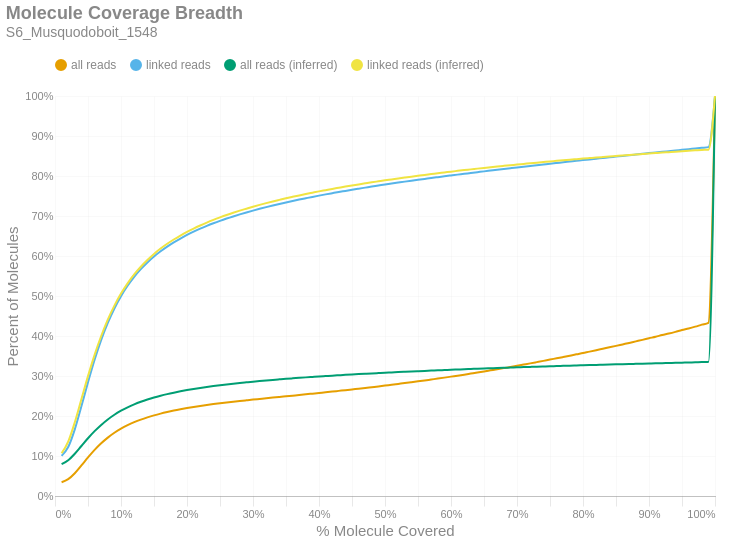

This figure's notebook cell:
### Markdown cell above
### Molecule Read Coverage
This chart shows molecule coverage breadth as computed by the number of bases aligned to that molecule. In other words, "*how much of each unique long molecule is actually sequenced/aligned?*" Keep in mind there is a distinction between sequences and alignments, since some sequences belonging to a particular molecule may not align well and wouldn't appear in the alignment data. This chart also shows molecule coverage breadth as computed by the *inferred fragment* from which the aligned sequences originate. Unlike read coverage, this calculation takes into account the total insert size, including unsequenced gaps between the forward and reverse reads. Like the previous figures, these are cumulative percents.

### Code cell
if SKIPLR:
    print_html(f"Skipped")
else:
    binned_df = consolidated_hist(valids['coverage_bp'], mask, 0.01, True)
    binned_df_inf = consolidated_hist(valids['coverage_inserts'], mask, 0.01, True)
    binned_df = binned_df.with_columns(pl.lit(binned_df_inf['all reads (cumsum)']).alias('all reads (inferred)'))
    binned_df = binned_df.with_columns(pl.lit(binned_df_inf['linked reads (cumsum)']).alias('linked reads (inferred)'))
    binned_df = binned_df.with_columns(
        (pl.col('bin').cast(pl.Float64) + 0.01).alias('right_edge')
    )

    with SafeRender(binned_df):
        (
            density_plot(binned_df, 'Molecule Coverage Breadth', samplename, 'molcov', ['all reads (inferred)','linked reads (inferred)'])
            .encode(
                #x=alt.X('bin:Q', title="% Molecule Covered").axis(format = '%').scale(padding=0),
                x=alt.X('right_edge:Q', title="% Molecule Covered").axis(format='%').scale(padding=0),
                y=alt.Y('value:Q', title='Percent of Molecules')
                    .axis(format='%')
                    .stack(False)
                    .scale(domainMin=0, padding=0),
                color=alt.Color("key:N").scale(domain = ["all reads", "linked reads", "all reads (inferred)", "linked reads (inferred)"]),
                tooltip = [
                    alt.Tooltip("key:N", title = "Data Type"),
                    alt.Tooltip("range_label:N", title="% Molecule Covered"),
                    alt.Tooltip("value:Q", format = ".2%", title="% Molecules")
                ]
            )
        ).display()

### Figure 1 — Vega-Lite specification as saved in the notebook (floating-point values rounded to 4 significant figures)
{"width": "container", "height": 400, "config": {"title": {"anchor": "start", "dy": -15, "fontSize": 18, "color": "#888888", "subtitleColor": "#888888", "subtitleFontSize": 14}, "arc": {"fill": "#0072B2"}, "axis": {"domainColor": "#888888", "domainWidth": 0.5, "gridWidth": 0.2, "grid": false, "titleFontWeight": 400, "titleFontSize": 15, "labelFontSize": 11, "labelColor": "#888888", "tickColor": "#888888", "tickWidth": 0.2, "titleColor": "#888888"}, "axisBand": {"grid": false}, "axisX": {"grid": true, "tickSize": 10, "domainCap": "round"}, "axisY": {"domain": false, "grid": true, "tickSize": 0, "domainCap": "round"}, "background": "transparent", "header": {"labelFontSize": 15, "labelColor": "#888888", "titleFontSize": 15, "titleFontWeight": 600, "titleColor": "#888888"}, "legend": {"labelFont": "sans-serif", "labelFontSize": 12, "labelColor": "#888888", "symbolSize": 100, "symbolType": "circle", "titleFontSize": 12, "titlePadding": 10, "titleColor": "#888888", "title": null, "orient": "top"}, "range": {"category": ["#E69F00", "#56B4E9", "#009E73", "#F0E442", "#0072B2", "#D55E00", "#CC79A7", "#000000"], "diverging": ["#cfe8f3", "#a2d4ec", "#73bfe2", "#46abdb", "#1696d2", "#12719e"]}, "area": {"fill": "#0072B2", "fillOpacity": 0.7, "line": true, "strokeOpacity": 0.7}, "line": {"color": "#0072B2", "stroke": "#0072B2", "strokeWidth": 2}, "trail": {"color": "#0072B2", "stroke": "#0072B2", "strokeWidth": 0, "size": 1}, "point": {"filled": true, "fillOpacity": 1.0, "size": 95}, "text": {"color": "#888888", "fontSize": 11, "align": "right", "fontWeight": 400, "size": 11}, "bar": {"fill": "#0072B2", "stroke": null}, "view": {"stroke": null, "continuousWidth": 660, "continuousHeight": 400}}, "data": {"name": "data-152c0ed466dd82287a2aec3942fa8c85"}, "mark": {"type": "line", "interpolate": "monotone", "point": {"opacity": 0, "size": 275}}, "encoding": {"color": {"field": "key", "scale": {"domain": ["all reads", "linked reads", "all reads (inferred)", "linked reads (inferred)"]}, "type": "nominal"}, "tooltip": [{"field": "key", "title": "Data Type", "type": "nominal"}, {"field": "range_label", "title": "% Molecule Covered", "type": "nominal"}, {"field": "value", "format": ".2%", "title": "% Molecules", "type": "quantitative"}], "x": {"axis": {"format": "%"}, "field": "right_edge", "scale": {"padding": 0}, "title": "% Molecule Covered", "type": "quantitative"}, "y": {"axis": {"format": "%"}, "field": "value", "scale": {"domainMin": 0, "padding": 0}, "stack": false, "title": "Percent of Molecules", "type": "quantitative"}}, "params": [{"name": "param_c36ac31b6afebe62", "select": {"type": "point", "fields": ["key"]}, "bind": "legend"}], "title": {"text": "Molecule Coverage Breadth", "subtitle": "S6_Musquodoboit_1548"}, "transform": [{"fold": ["all reads (cumsum)", "linked reads (cumsum)", "all reads (inferred)", "linked reads (inferred)"]}, {"calculate": "replace(datum.key, ' (cumsum)', '')", "as": "key"}, {"filter": {"param": "param_c36ac31b6afebe62"}}], "usermeta": {"embedOptions": {"downloadFileName": "S6_Musquodoboit_1548.molcov"}}, "$schema": "https://vega.github.io/schema/vega-lite/v6.1.0.json", "datasets": {"data-152c0ed466dd82287a2aec3942fa8c85": [{"bin": "0.0", "interval": "0.0-0.01", "all reads": 0.03453, "linked reads": 0.1004, "all reads (cumsum)": 0.03453, "linked reads (cumsum)": 0.1004, "range_label": "0.0-0.01", "all reads (inferred)": 0.07951, "linked reads (inferred)": 0.1067, "right_edge": 0.01}, {"bin": "0.01", "interval": "0.01-0.02", "all reads": 0.007597, "linked reads": 0.02214, "all reads (cumsum)": 0.04212, "linked reads (cumsum)": 0.1225, "range_label": "0.01-0.02", "all reads (inferred)": 0.08946, "linked reads (inferred)": 0.1358, "right_edge": 0.02}, {"bin": "0.02", "interval": "0.02-0.03", "all reads": 0.01489, "linked reads": 0.04413, "all reads (cumsum)": 0.05701, "linked reads (cumsum)": 0.1666, "range_label": "0.02-0.03", "all reads (inferred)": 0.1058, "linked reads (inferred)": 0.1842, "right_edge": 0.03}, {"bin": "0.03", "interval": "0.03-0.04", "all reads": 0.01934, "linked reads": 0.05764, "all reads (cumsum)": 0.07635, "linked reads (cumsum)": 0.2243, "range_label": "0.03-0.04", "all reads (inferred)": 0.125, "linked reads (inferred)": 0.2419, "right_edge": 0.04}, {"bin": "0.04", "interval": "0.04-0.05", "all reads": 0.02005, "linked reads": 0.05995, "all reads (cumsum)": 0.0964, "linked reads (cumsum)": 0.2842, "range_label": "0.04-0.05", "all reads (inferred)": 0.1443, "linked reads (inferred)": 0.2997, "right_edge": 0.05}, {"bin": "0.05", "interval": "0.05-0.06", "all reads": 0.01882, "linked reads": 0.05628, "all reads (cumsum)": 0.1152, "linked reads (cumsum)": 0.3405, "range_label": "0.05-0.06", "all reads (inferred)": 0.1621, "linked reads (inferred)": 0.3529, "right_edge": 0.06}, {"bin": "0.06", "interval": "0.06-0.07", "all reads": 0.01661, "linked reads": 0.0497, "all reads (cumsum)": 0.1318, "linked reads (cumsum)": 0.3902, "range_label": "0.06-0.07", "all reads (inferred)": 0.1778, "linked reads (inferred)": 0.3999, "right_edge": 0.07}, {"bin": "0.07", "interval": "0.07-0.08", "all reads": 0.01419, "linked reads": 0.04247, "all reads (cumsum)": 0.146, "linked reads (cumsum)": 0.4327, "range_label": "0.07-0.08", "all reads (inferred)": 0.1914, "linked reads (inferred)": 0.4409, "right_edge": 0.08}, {"bin": "0.08", "interval": "0.08-0.09", "all reads": 0.0121, "linked reads": 0.0362, "all reads (cumsum)": 0.1581, "linked reads (cumsum)": 0.4689, "range_label": "0.08-0.09", "all reads (inferred)": 0.2032, "linked reads (inferred)": 0.4761, "right_edge": 0.09}, {"bin": "0.09", "interval": "0.09-0.1", "all reads": 0.01029, "linked reads": 0.03076, "all reads (cumsum)": 0.1684, "linked reads (cumsum)": 0.4996, "range_label": "0.09-0.1", "all reads (inferred)": 0.2132, "linked reads (inferred)": 0.5061, "right_edge": 0.1}, {"bin": "0.1", "interval": "0.1-0.11", "all reads": 0.008674, "linked reads": 0.02592, "all reads (cumsum)": 0.1771, "linked reads (cumsum)": 0.5255, "range_label": "0.1-0.11", "all reads (inferred)": 0.2217, "linked reads (inferred)": 0.5316, "right_edge": 0.11}, {"bin": "0.11", "interval": "0.11-0.12", "all reads": 0.007444, "linked reads": 0.02225, "all reads (cumsum)": 0.1845, "linked reads (cumsum)": 0.5478, "range_label": "0.11-0.12", "all reads (inferred)": 0.2291, "linked reads (inferred)": 0.5538, "right_edge": 0.12}, {"bin": "0.12", "interval": "0.12-0.13", "all reads": 0.006448, "linked reads": 0.01922, "all reads (cumsum)": 0.191, "linked reads (cumsum)": 0.567, "range_label": "0.12-0.13", "all reads (inferred)": 0.2355, "linked reads (inferred)": 0.573, "right_edge": 0.13}, {"bin": "0.13", "interval": "0.13-0.14", "all reads": 0.005636, "linked reads": 0.01681, "all reads (cumsum)": 0.1966, "linked reads (cumsum)": 0.5838, "range_label": "0.13-0.14", "all reads (inferred)": 0.2412, "linked reads (inferred)": 0.59, "right_edge": 0.14}, {"bin": "0.14", "interval": "0.14-0.15", "all reads": 0.004986, "linked reads": 0.01484, "all reads (cumsum)": 0.2016, "linked reads (cumsum)": 0.5987, "range_label": "0.14-0.15", "all reads (inferred)": 0.2463, "linked reads (inferred)": 0.6052, "right_edge": 0.15}, {"bin": "0.15", "interval": "0.15-0.16", "all reads": 0.004404, "linked reads": 0.01308, "all reads (cumsum)": 0.206, "linked reads (cumsum)": 0.6117, "range_label": "0.15-0.16", "all reads (inferred)": 0.2507, "linked reads (inferred)": 0.6186, "right_edge": 0.16}, {"bin": "0.16", "interval": "0.16-0.17", "all reads": 0.003914, "linked reads": 0.01162, "all reads (cumsum)": 0.2099, "linked reads (cumsum)": 0.6234, "range_label": "0.16-0.17", "all reads (inferred)": 0.2547, "linked reads (inferred)": 0.6305, "right_edge": 0.17}, {"bin": "0.17", "interval": "0.17-0.18", "all reads": 0.003585, "linked reads": 0.01063, "all reads (cumsum)": 0.2135, "linked reads (cumsum)": 0.634, "range_label": "0.17-0.18", "all reads (inferred)": 0.2583, "linked reads (inferred)": 0.6412, "right_edge": 0.18}, {"bin": "0.18", "interval": "0.18-0.19", "all reads": 0.003263, "linked reads": 0.009664, "all reads (cumsum)": 0.2168, "linked reads (cumsum)": 0.6437, "range_label": "0.18-0.19", "all reads (inferred)": 0.2617, "linked reads (inferred)": 0.6512, "right_edge": 0.19}, {"bin": "0.19", "interval": "0.19-0.2", "all reads": 0.003037, "linked reads": 0.008949, "all reads (cumsum)": 0.2198, "linked reads (cumsum)": 0.6526, "range_label": "0.19-0.2", "all reads (inferred)": 0.2647, "linked reads (inferred)": 0.6604, "right_edge": 0.2}, {"bin": "0.2", "interval": "0.2-0.21", "all reads": 0.002746, "linked reads": 0.008092, "all reads (cumsum)": 0.2225, "linked reads (cumsum)": 0.6607, "range_label": "0.2-0.21", "all reads (inferred)": 0.2675, "linked reads (inferred)": 0.6686, "right_edge": 0.21}, {"bin": "0.21", "interval": "0.21-0.22", "all reads": 0.002563, "linked reads": 0.007522, "all reads (cumsum)": 0.2251, "linked reads (cumsum)": 0.6682, "range_label": "0.21-0.22", "all reads (inferred)": 0.2701, "linked reads (inferred)": 0.6763, "right_edge": 0.22}, {"bin": "0.22", "interval": "0.22-0.23", "all reads": 0.002383, "linked reads": 0.006991, "all reads (cumsum)": 0.2275, "linked reads (cumsum)": 0.6752, "range_label": "0.22-0.23", "all reads (inferred)": 0.2725, "linked reads (inferred)": 0.6834, "right_edge": 0.23}, {"bin": "0.23", "interval": "0.23-0.24", "all reads": 0.002238, "linked reads": 0.00652, "all reads (cumsum)": 0.2297, "linked reads (cumsum)": 0.6817, "range_label": "0.23-0.24", "all reads (inferred)": 0.2747, "linked reads (inferred)": 0.6902, "right_edge": 0.24}, {"bin": "0.24", "interval": "0.24-0.25", "all reads": 0.002106, "linked reads": 0.006119, "all reads (cumsum)": 0.2318, "linked reads (cumsum)": 0.6879, "range_label": "0.24-0.25", "all reads (inferred)": 0.2768, "linked reads (inferred)": 0.6964, "right_edge": 0.25}, {"bin": "0.25", "interval": "0.25-0.26", "all reads": 0.001996, "linked reads": 0.00573, "all reads (cumsum)": 0.2338, "linked reads (cumsum)": 0.6936, "range_label": "0.25-0.26", "all reads (inferred)": 0.2789, "linked reads (inferred)": 0.7024, "right_edge": 0.26}, {"bin": "0.26", "interval": "0.26-0.27", "all reads": 0.001875, "linked reads": 0.005355, "all reads (cumsum)": 0.2357, "linked reads (cumsum)": 0.6989, "range_label": "0.26-0.27", "all reads (inferred)": 0.2807, "linked reads (inferred)": 0.708, "right_edge": 0.27}, {"bin": "0.27", "interval": "0.27-0.28", "all reads": 0.001801, "linked reads": 0.005068, "all reads (cumsum)": 0.2375, "linked reads (cumsum)": 0.704, "range_label": "0.27-0.28", "all reads (inferred)": 0.2825, "linked reads (inferred)": 0.7133, "right_edge": 0.28}, {"bin": "0.28", "interval": "0.28-0.29", "all reads": 0.001753, "linked reads": 0.004857, "all reads (cumsum)": 0.2393, "linked reads (cumsum)": 0.7089, "range_label": "0.28-0.29", "all reads (inferred)": 0.2842, "linked reads (inferred)": 0.7183, "right_edge": 0.29}, {"bin": "0.29", "interval": "0.29-0.3", "all reads": 0.001737, "linked reads": 0.004661, "all reads (cumsum)": 0.241, "linked reads (cumsum)": 0.7135, "range_label": "0.29-0.3", "all reads (inferred)": 0.2858, "linked reads (inferred)": 0.7232, "right_edge": 0.3}, {"bin": "0.3", "interval": "0.3-0.31", "all reads": 0.001679, "linked reads": 0.004396, "all reads (cumsum)": 0.2427, "linked reads (cumsum)": 0.7179, "range_label": "0.3-0.31", "all reads (inferred)": 0.2874, "linked reads (inferred)": 0.7278, "right_edge": 0.31}, {"bin": "0.31", "interval": "0.31-0.32", "all reads": 0.001684, "linked reads": 0.004257, "all reads (cumsum)": 0.2444, "linked reads (cumsum)": 0.7222, "range_label": "0.31-0.32", "all reads (inferred)": 0.2889, "linked reads (inferred)": 0.7321, "right_edge": 0.32}, {"bin": "0.32", "interval": "0.32-0.33", "all reads": 0.001657, "linked reads": 0.00408, "all reads (cumsum)": 0.246, "linked reads (cumsum)": 0.7263, "range_label": "0.32-0.33", "all reads (inferred)": 0.2903, "linked reads (inferred)": 0.7364, "right_edge": 0.33}, {"bin": "0.33", "interval": "0.33-0.34", "all reads": 0.001639, "linked reads": 0.003909, "all reads (cumsum)": 0.2476, "linked reads (cumsum)": 0.7302, "range_label": "0.33-0.34", "all reads (inferred)": 0.2916, "linked reads (inferred)": 0.7403, "right_edge": 0.34}, {"bin": "0.34", "interval": "0.34-0.35", "all reads": 0.001632, "linked reads": 0.003743, "all reads (cumsum)": 0.2493, "linked reads (cumsum)": 0.7339, "range_label": "0.34-0.35", "all reads (inferred)": 0.2929, "linked reads (inferred)": 0.7442, "right_edge": 0.35}, {"bin": "0.35", "interval": "0.35-0.36", "all reads": 0.001635, "linked reads": 0.003617, "all reads (cumsum)": 0.2509, "linked reads (cumsum)": 0.7375, "range_label": "0.35-0.36", "all reads (inferred)": 0.2942, "linked reads (inferred)": 0.7479, "right_edge": 0.36}, {"bin": "0.36", "interval": "0.36-0.37", "all reads": 0.00163, "linked reads": 0.00347, "all reads (cumsum)": 0.2525, "linked reads (cumsum)": 0.741, "range_label": "0.36-0.37", "all reads (inferred)": 0.2954, "linked reads (inferred)": 0.7515, "right_edge": 0.37}, {"bin": "0.37", "interval": "0.37-0.38", "all reads": 0.001663, "linked reads": 0.003391, "all reads (cumsum)": 0.2542, "linked reads (cumsum)": 0.7444, "range_label": "0.37-0.38", "all reads (inferred)": 0.2966, "linked reads (inferred)": 0.755, "right_edge": 0.38}, {"bin": "0.38", "interval": "0.38-0.39", "all reads": 0.001707, "linked reads": 0.003366, "all reads (cumsum)": 0.2559, "linked reads (cumsum)": 0.7478, "range_label": "0.38-0.39", "all reads (inferred)": 0.2977, "linked reads (inferred)": 0.7583, "right_edge": 0.39}, {"bin": "0.39", "interval": "0.39-0.4", "all reads": 0.001709, "linked reads": 0.003205, "all reads (cumsum)": 0.2576, "linked reads (cumsum)": 0.751, "range_label": "0.39-0.4", "all reads (inferred)": 0.2988, "linked reads (inferred)": 0.7615, "right_edge": 0.4}, {"bin": "0.4", "interval": "0.4-0.41", "all reads": 0.001696, "linked reads": 0.003061, "all reads (cumsum)": 0.2593, "linked reads (cumsum)": 0.754, "range_label": "0.4-0.41", "all reads (inferred)": 0.2998, "linked reads (inferred)": 0.7646, "right_edge": 0.41}, {"bin": "0.41", "interval": "0.41-0.42", "all reads": 0.001727, "linked reads": 0.002984, "all reads (cumsum)": 0.261, "linked reads (cumsum)": 0.757, "range_label": "0.41-0.42", "all reads (inferred)": 0.3009, "linked reads (inferred)": 0.7677, "right_edge": 0.42}, {"bin": "0.42", "interval": "0.42-0.43", "all reads": 0.00178, "linked reads": 0.002961, "all reads (cumsum)": 0.2628, "linked reads (cumsum)": 0.76, "range_label": "0.42-0.43", "all reads (inferred)": 0.3019, "linked reads (inferred)": 0.7706, "right_edge": 0.43}, {"bin": "0.43", "interval": "0.43-0.44", "all reads": 0.001775, "linked reads": 0.00279, "all reads (cumsum)": 0.2646, "linked reads (cumsum)": 0.7628, "range_label": "0.43-0.44", "all reads (inferred)": 0.3029, "linked reads (inferred)": 0.7735, "right_edge": 0.44}, {"bin": "0.44", "interval": "0.44-0.45", "all reads": 0.001841, "linked reads": 0.002826, "all reads (cumsum)": 0.2664, "linked reads (cumsum)": 0.7656, "range_label": "0.44-0.45", "all reads (inferred)": 0.3038, "linked reads (inferred)": 0.7763, "right_edge": 0.45}, {"bin": "0.45", "interval": "0.45-0.46", "all reads": 0.001846, "linked reads": 0.002691, "all reads (cumsum)": 0.2683, "linked reads (cumsum)": 0.7683, "range_label": "0.45-0.46", "all reads (inferred)": 0.3047, "linked reads (inferred)": 0.779, "right_edge": 0.46}, {"bin": "0.46", "interval": "0.46-0.47", "all reads": 0.001841, "linked reads": 0.002636, "all reads (cumsum)": 0.2701, "linked reads (cumsum)": 0.7709, "range_label": "0.46-0.47", "all reads (inferred)": 0.3056, "linked reads (inferred)": 0.7816, "right_edge": 0.47}, {"bin": "0.47", "interval": "0.47-0.48", "all reads": 0.001947, "linked reads": 0.002672, "all reads (cumsum)": 0.2721, "linked reads (cumsum)": 0.7736, "range_label": "0.47-0.48", "all reads (inferred)": 0.3065, "linked reads (inferred)": 0.7842, "right_edge": 0.48}, {"bin": "0.48", "interval": "0.48-0.49", "all reads": 0.001921, "linked reads": 0.002541, "all reads (cumsum)": 0.274, "linked reads (cumsum)": 0.7761, "range_label": "0.48-0.49", "all reads (inferred)": 0.3073, "linked reads (inferred)": 0.7867, "right_edge": 0.49}, {"bin": "0.49", "interval": "0.49-0.5", "all reads": 0.002143, "linked reads": 0.002626, "all reads (cumsum)": 0.2761, "linked reads (cumsum)": 0.7788, "range_label": "0.49-0.5", "all reads (inferred)": 0.3082, "linked reads (inferred)": 0.7892, "right_edge": 0.5}, {"bin": "0.5", "interval": "0.5-0.51", "all reads": 0.001932, "linked reads": 0.002431, "all reads (cumsum)": 0.2781, "linked reads (cumsum)": 0.7812, "range_label": "0.5-0.51", "all reads (inferred)": 0.309, "linked reads (inferred)": 0.7915, "right_edge": 0.51}, {"bin": "0.51", "interval": "0.51-0.52", "all reads": 0.002102, "linked reads": 0.002385, "all reads (cumsum)": 0.2802, "linked reads (cumsum)": 0.7836, "range_label": "0.51-0.52", "all reads (inferred)": 0.3098, "linked reads (inferred)": 0.7939, "right_edge": 0.52}, {"bin": "0.52", "interval": "0.52-0.53", "all reads": 0.002089, "linked reads": 0.002377, "all reads (cumsum)": 0.2823, "linked reads (cumsum)": 0.7859, "range_label": "0.52-0.53", "all reads (inferred)": 0.3106, "linked reads (inferred)": 0.7961, "right_edge": 0.53}, {"bin": "0.53", "interval": "0.53-0.54", "all reads": 0.002166, "linked reads": 0.002323, "all reads (cumsum)": 0.2844, "linked reads (cumsum)": 0.7883, "range_label": "0.53-0.54", "all reads (inferred)": 0.3113, "linked reads (inferred)": 0.7984, "right_edge": 0.54}, {"bin": "0.54", "interval": "0.54-0.55", "all reads": 0.002205, "linked reads": 0.002269, "all reads (cumsum)": 0.2866, "linked reads (cumsum)": 0.7905, "range_label": "0.54-0.55", "all reads (inferred)": 0.3121, "linked reads (inferred)": 0.8005, "right_edge": 0.55}, {"bin": "0.55", "interval": "0.55-0.56", "all reads": 0.002253, "linked reads": 0.002198, "all reads (cumsum)": 0.2889, "linked reads (cumsum)": 0.7927, "range_label": "0.55-0.56", "all reads (inferred)": 0.3128, "linked reads (inferred)": 0.8027, "right_edge": 0.56}, {"bin": "0.56", "interval": "0.56-0.57", "all reads": 0.002339, "linked reads": 0.002205, "all reads (cumsum)": 0.2912, "linked reads (cumsum)": 0.7949, "range_label": "0.56-0.57", "all reads (inferred)": 0.3135, "linked reads (inferred)": 0.8047, "right_edge": 0.57}, {"bin": "0.57", "interval": "0.57-0.58", "all reads": 0.002313, "linked reads": 0.002169, "all reads (cumsum)": 0.2935, "linked reads (cumsum)": 0.7971, "range_label": "0.57-0.58", "all reads (inferred)": 0.3142, "linked reads (inferred)": 0.8069, "right_edge": 0.58}, {"bin": "0.58", "interval": "0.58-0.59", "all reads": 0.002394, "linked reads": 0.002162, "all reads (cumsum)": 0.2959, "linked reads (cumsum)": 0.7993, "range_label": "0.58-0.59", "all reads (inferred)": 0.3149, "linked reads (inferred)": 0.8089, "right_edge": 0.59}, {"bin": "0.59", "interval": "0.59-0.6", "all reads": 0.002485, "linked reads": 0.002098, "all reads (cumsum)": 0.2984, "linked reads (cumsum)": 0.8014, "range_label": "0.59-0.6", "all reads (inferred)": 0.3156, "linked reads (inferred)": 0.8109, "right_edge": 0.6}, {"bin": "0.6", "interval": "0.6-0.61", "all reads": 0.002409, "linked reads": 0.002078, "all reads (cumsum)": 0.3008, "linked reads (cumsum)": 0.8035, "range_label": "0.6-0.61", "all reads (inferred)": 0.3163, "linked reads (inferred)": 0.8128, "right_edge": 0.61}, {"bin": "0.61", "interval": "0.61-0.62", "all reads": 0.002542, "linked reads": 0.002005, "all reads (cumsum)": 0.3034, "linked reads (cumsum)": 0.8055, "range_label": "0.61-0.62", "all reads (inferred)": 0.3169, "linked reads (inferred)": 0.8148, "right_edge": 0.62}, {"bin": "0.62", "interval": "0.62-0.63", "all reads": 0.002638, "linked reads": 0.002078, "all reads (cumsum)": 0.306, "linked reads (cumsum)": 0.8075, "range_label": "0.62-0.63", "all reads (inferred)": 0.3176, "linked reads (inferred)": 0.8166, "right_edge": 0.63}, {"bin": "0.63", "interval": "0.63-0.64", "all reads": 0.002636, "linked reads": 0.002011, "all reads (cumsum)": 0.3086, "linked reads (cumsum)": 0.8095, "range_label": "0.63-0.64", "all reads (inferred)": 0.3182, "linked reads (inferred)": 0.8184, "right_edge": 0.64}, {"bin": "0.64", "interval": "0.64-0.65", "all reads": 0.002714, "linked reads": 0.002017, "all reads (cumsum)": 0.3114, "linked reads (cumsum)": 0.8116, "range_label": "0.64-0.65", "all reads (inferred)": 0.3188, "linked reads (inferred)": 0.8202, "right_edge": 0.65}, {"bin": "0.65", "interval": "0.65-0.66", "all reads": 0.002794, "linked reads": 0.001995, "all reads (cumsum)": 0.3142, "linked reads (cumsum)": 0.8136, "range_label": "0.65-0.66", "all reads (inferred)": 0.3194, "linked reads (inferred)": 0.822, "right_edge": 0.66}, {"bin": "0.66", "interval": "0.66-0.67", "all reads": 0.002787, "linked reads": 0.001994, "all reads (cumsum)": 0.3169, "linked reads (cumsum)": 0.8156, "range_label": "0.66-0.67", "all reads (inferred)": 0.32, "linked reads (inferred)": 0.8237, "right_edge": 0.67}, {"bin": "0.67", "interval": "0.67-0.68", "all reads": 0.002838, "linked reads": 0.001977, "all reads (cumsum)": 0.3198, "linked reads (cumsum)": 0.8175, "range_label": "0.67-0.68", "all reads (inferred)": 0.3206, "linked reads (inferred)": 0.8254, "right_edge": 0.68}, {"bin": "0.68", "interval": "0.68-0.69", "all reads": 0.002875, "linked reads": 0.001968, "all reads (cumsum)": 0.3227, "linked reads (cumsum)": 0.8195, "range_label": "0.68-0.69", "all reads (inferred)": 0.3211, "linked reads (inferred)": 0.827, "right_edge": 0.69}, {"bin": "0.69", "interval": "0.69-0.7", "all reads": 0.002981, "linked reads": 0.001952, "all reads (cumsum)": 0.3256, "linked reads (cumsum)": 0.8214, "range_label": "0.69-0.7", "all reads (inferred)": 0.3217, "linked reads (inferred)": 0.8286, "right_edge": 0.7}, {"bin": "0.7", "interval": "0.7-0.71", "all reads": 0.002963, "linked reads": 0.001892, "all reads (cumsum)": 0.3286, "linked reads (cumsum)": 0.8233, "range_label": "0.7-0.71", "all reads (inferred)": 0.3222, "linked reads (inferred)": 0.8302, "right_edge": 0.71}, {"bin": "0.71", "interval": "0.71-0.72", "all reads": 0.002964, "linked reads": 0.001838, "all reads (cumsum)": 0.3316, "linked reads (cumsum)": 0.8252, "range_label": "0.71-0.72", "all reads (inferred)": 0.3228, "linked reads (inferred)": 0.8318, "right_edge": 0.72}, {"bin": "0.72", "interval": "0.72-0.73", "all reads": 0.003099, "linked reads": 0.001839, "all reads (cumsum)": 0.3347, "linked reads (cumsum)": 0.827, "range_label": "0.72-0.73", "all reads (inferred)": 0.3233, "linked reads (inferred)": 0.8334, "right_edge": 0.73}, {"bin": "0.73", "interval": "0.73-0.74", "all reads": 0.003134, "linked reads": 0.001874, "all reads (cumsum)": 0.3378, "linked reads (cumsum)": 0.8289, "range_label": "0.73-0.74", "all reads (inferred)": 0.3239, "linked reads (inferred)": 0.8349, "right_edge": 0.74}, {"bin": "0.74", "interval": "0.74-0.75", "all reads": 0.003335, "linked reads": 0.001902, "all reads (cumsum)": 0.3411, "linked reads (cumsum)": 0.8308, "range_label": "0.74-0.75", "all reads (inferred)": 0.3244, "linked reads (inferred)": 0.8364, "right_edge": 0.75}, {"bin": "0.75", "interval": "0.75-0.76", "all reads": 0.003105, "linked reads": 0.001797, "all reads (cumsum)": 0.3442, "linked reads (cumsum)": 0.8326, "range_label": "0.75-0.76", "all reads (inferred)": 0.3249, "linked reads (inferred)": 0.8378, "right_edge": 0.76}, {"bin": "0.76", "interval": "0.76-0.77", "all reads": 0.003238, "linked reads": 0.001755, "all reads (cumsum)": 0.3475, "linked reads (cumsum)": 0.8343, "range_label": "0.76-0.77", "all reads (inferred)": 0.3254, "linked reads (inferred)": 0.8393, "right_edge": 0.77}, {"bin": "0.77", "interval": "0.77-0.78", "all reads": 0.003292, "linked reads": 0.001817, "all reads (cumsum)": 0.3508, "linked reads (cumsum)": 0.8362, "range_label": "0.77-0.78", "all reads (inferred)": 0.3259, "linked reads (inferred)": 0.8408, "right_edge": 0.78}, {"bin": "0.78", "interval": "0.78-0.79", "all reads": 0.003354, "linked reads": 0.001797, "all reads (cumsum)": 0.3541, "linked reads (cumsum)": 0.838, "range_label": "0.78-0.79", "all reads (inferred)": 0.3264, "linked reads (inferred)": 0.8421, "right_edge": 0.79}, {"bin": "0.79", "interval": "0.79-0.8", "all reads": 0.003582, "linked reads": 0.001866, "all reads (cumsum)": 0.3577, "linked reads (cumsum)": 0.8398, "range_label": "0.79-0.8", "all reads (inferred)": 0.3268, "linked reads (inferred)": 0.8435, "right_edge": 0.8}, {"bin": "0.8", "interval": "0.8-0.81", "all reads": 0.00326, "linked reads": 0.001677, "all reads (cumsum)": 0.361, "linked reads (cumsum)": 0.8415, "range_label": "0.8-0.81", "all reads (inferred)": 0.3273, "linked reads (inferred)": 0.8448, "right_edge": 0.81}, {"bin": "0.81", "interval": "0.81-0.82", "all reads": 0.003485, "linked reads": 0.001774, "all reads (cumsum)": 0.3644, "linked reads (cumsum)": 0.8433, "range_label": "0.81-0.82", "all reads (inferred)": 0.3277, "linked reads (inferred)": 0.8461, "right_edge": 0.82}, {"bin": "0.82", "interval": "0.82-0.83", "all reads": 0.003611, "linked reads": 0.001759, "all reads (cumsum)": 0.3681, "linked reads (cumsum)": 0.845, "range_label": "0.82-0.83", "all reads (inferred)": 0.3282, "linked reads (inferred)": 0.8474, "right_edge": 0.83}, {"bin": "0.83", "interval": "0.83-0.84", "all reads": 0.003585, "linked reads": 0.001772, "all reads (cumsum)": 0.3716, "linked reads (cumsum)": 0.8468, "range_label": "0.83-0.84", "all reads (inferred)": 0.3286, "linked reads (inferred)": 0.8487, "right_edge": 0.84}, {"bin": "0.84", "interval": "0.84-0.85", "all reads": 0.003619, "linked reads": 0.001732, "all reads (cumsum)": 0.3753, "linked reads (cumsum)": 0.8485, "range_label": "0.84-0.85", "all reads (inferred)": 0.3291, "linked reads (inferred)": 0.8499, "right_edge": 0.85}, {"bin": "0.85", "interval": "0.85-0.86", "all reads": 0.003734, "linked reads": 0.00175, "all reads (cumsum)": 0.379, "linked reads (cumsum)": 0.8503, "range_label": "0.85-0.86", "all reads (inferred)": 0.3295, "linked reads (inferred)": 0.8512, "right_edge": 0.86}, {"bin": "0.86", "interval": "0.86-0.87", "all reads": 0.003717, "linked reads": 0.0017, "all reads (cumsum)": 0.3827, "linked reads (cumsum)": 0.852, "range_label": "0.86-0.87", "all reads (inferred)": 0.33, "linked reads (inferred)": 0.8525, "right_edge": 0.87}, {"bin": "0.87", "interval": "0.87-0.88", "all reads": 0.003816, "linked reads": 0.001718, "all reads (cumsum)": 0.3865, "linked reads (cumsum)": 0.8537, "range_label": "0.87-0.88", "all reads (inferred)": 0.3304, "linked reads (inferred)": 0.8537, "right_edge": 0.88}, {"bin": "0.88", "interval": "0.88-0.89", "all reads": 0.003801, "linked reads": 0.00172, "all reads (cumsum)": 0.3903, "linked reads (cumsum)": 0.8554, "range_label": "0.88-0.89", "all reads (inferred)": 0.3308, "linked reads (inferred)": 0.8549, "right_edge": 0.89}, {"bin": "0.89", "interval": "0.89-0.9", "all reads": 0.003984, "linked reads": 0.001783, "all reads (cumsum)": 0.3943, "linked reads (cumsum)": 0.8572, "range_label": "0.89-0.9", "all reads (inferred)": 0.3312, "linked reads (inferred)": 0.8561, "right_edge": 0.9}, {"bin": "0.9", "interval": "0.9-0.91", "all reads": 0.003811, "linked reads": 0.001629, "all reads (cumsum)": 0.3981, "linked reads (cumsum)": 0.8588, "range_label": "0.9-0.91", "all reads (inferred)": 0.3317, "linked reads (inferred)": 0.8573, "right_edge": 0.91}, {"bin": "0.91", "interval": "0.91-0.92", "all reads": 0.004277, "linked reads": 0.00166, "all reads (cumsum)": 0.4024, "linked reads (cumsum)": 0.8605, "range_label": "0.91-0.92", "all reads (inferred)": 0.3321, "linked reads (inferred)": 0.8585, "right_edge": 0.92}, {"bin": "0.92", "interval": "0.92-0.93", "all reads": 0.003808, "linked reads": 0.001685, "all reads (cumsum)": 0.4062, "linked reads (cumsum)": 0.8622, "range_label": "0.92-0.93", "all reads (inferred)": 0.3325, "linked reads (inferred)": 0.8596, "right_edge": 0.93}, {"bin": "0.93", "interval": "0.93-0.94", "all reads": 0.004175, "linked reads": 0.001681, "all reads (cumsum)": 0.4104, "linked reads (cumsum)": 0.8639, "range_label": "0.93-0.94", "all reads (inferred)": 0.333, "linked reads (inferred)": 0.8608, "right_edge": 0.94}, {"bin": "0.94", "interval": "0.94-0.95", "all reads": 0.004494, "linked reads": 0.001627, "all reads (cumsum)": 0.4149, "linked reads (cumsum)": 0.8655, "range_label": "0.94-0.95", "all reads (inferred)": 0.3334, "linked reads (inferred)": 0.8619, "right_edge": 0.95}, {"bin": "0.95", "interval": "0.95-0.96", "all reads": 0.003951, "linked reads": 0.001674, "all reads (cumsum)": 0.4188, "linked reads (cumsum)": 0.8672, "range_label": "0.95-0.96", "all reads (inferred)": 0.3338, "linked reads (inferred)": 0.863, "right_edge": 0.96}, {"bin": "0.96", "interval": "0.96-0.97", "all reads": 0.004514, "linked reads": 0.001634, "all reads (cumsum)": 0.4233, "linked reads (cumsum)": 0.8688, "range_label": "0.96-0.97", "all reads (inferred)": 0.3342, "linked reads (inferred)": 0.8642, "right_edge": 0.97}, {"bin": "0.97", "interval": "0.97-0.98", "all reads": 0.004994, "linked reads": 0.001667, "all reads (cumsum)": 0.4283, "linked reads (cumsum)": 0.8705, "range_label": "0.97-0.98", "all reads (inferred)": 0.3347, "linked reads (inferred)": 0.8652, "right_edge": 0.98}, {"bin": "0.98", "interval": "0.98-0.99", "all reads": 0.004705, "linked reads": 0.001696, "all reads (cumsum)": 0.433, "linked reads (cumsum)": 0.8722, "range_label": "0.98-0.99", "all reads (inferred)": 0.3351, "linked reads (inferred)": 0.8659, "right_edge": 0.99}, {"bin": "0.99", "interval": "0.99-1.0", "all reads": 0.567, "linked reads": 0.1278, "all reads (cumsum)": 1.0, "linked reads (cumsum)": 1.0, "range_label": "0.99-1.0", "all reads (inferred)": 1.0, "linked reads (inferred)": 1.0, "right_edge": 1.0}]}}
